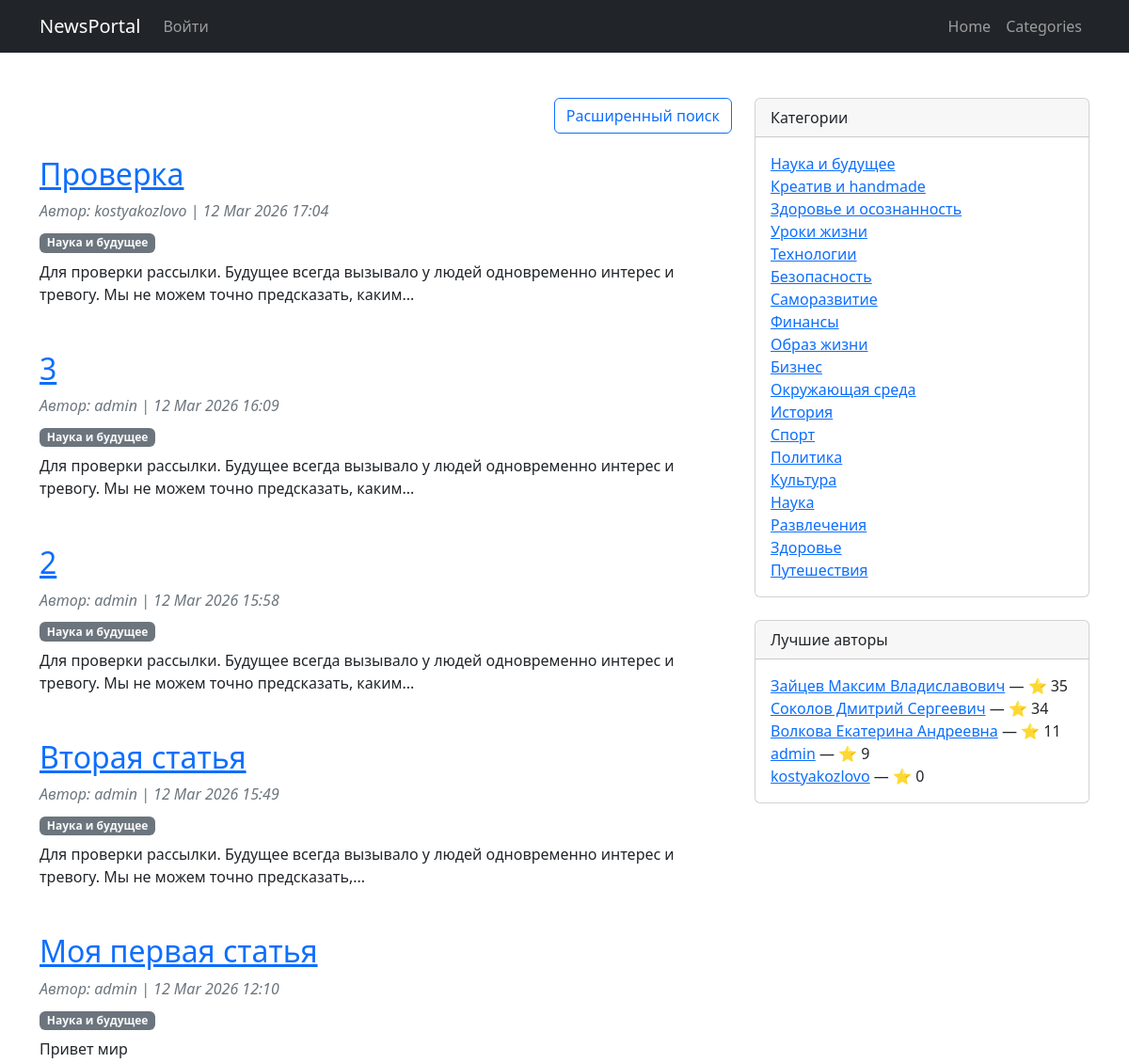
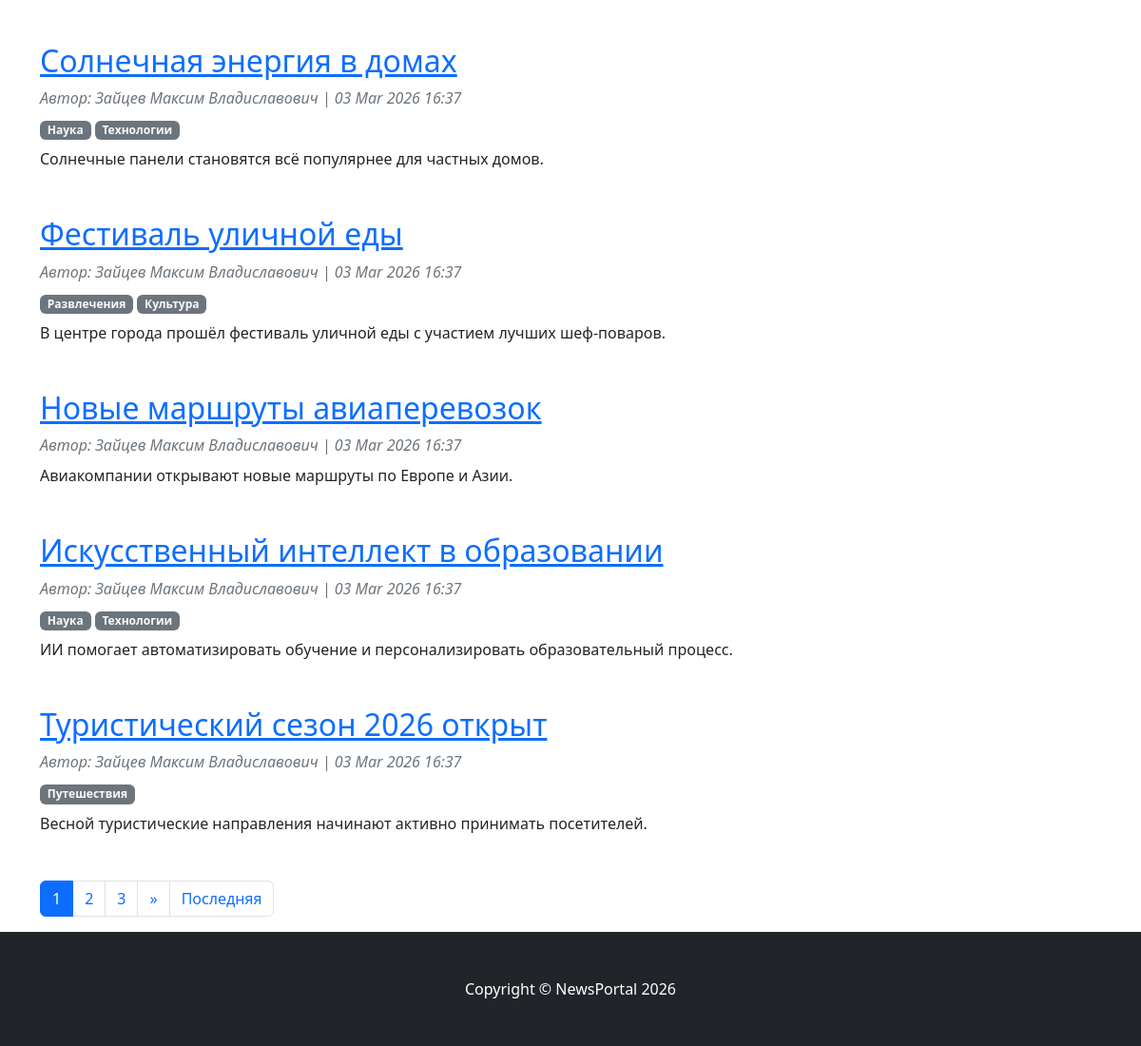
The page / on the database its author committed (2 pictures, top to bottom).
### NewsPortal/models.py (models this page shows, shortened)
class Post(models.Model):
    name = models.CharField(max_length=50)
    author = models.ForeignKey(Author, on_delete=models.CASCADE)
    type_post = models.CharField(max_length=20, choices=POST_CHOICES)
    time_create = models.DateTimeField(auto_now_add=True)
    categories = models.ManyToManyField(Categories, through='PostCategories')
    content = models.TextField()
    rating_post = models.IntegerField(default=0)
    def preview(self):
        snippet = self.content[:124]
        if len(self.content) > 124:
            snippet = snippet.rsplit(' ', 1)[0]
            return snippet + '...'
        return snippet

class Author(models.Model):
    user = models.OneToOneField(User, on_delete=models.CASCADE)
    rating_author = models.IntegerField(default=0)

class Categories(models.Model):
    name_categories = models.CharField(max_length=255, unique=True)

### NewsPortal/views.py (the view)
# urls.py: path('', PostListView.as_view(), name='home'),
class PostListView(ListView):
    model = Post
    template_name = 'post_list.html'
    context_object_name = 'posts'
    ordering = ['-time_create']
    paginate_by = 10
    def get_context_data(self, **kwargs):
        context = super().get_context_data(**kwargs)
        context['categories'] = Categories.objects.all()  # добавляем категории
        context['top_authors'] = Author.objects.order_by(
            '-rating_author'
        )[:5]
        return context
    def get_queryset(self):
        return Post.objects.annotate(num_comments=Count('comment')).order_by('-time_create')

### NewsPortal/templatetags/custom_filters.py (called while the page is built)
@register.filter
def censor(value):
    if not isinstance(value, str):
        return value
    pattern = r'\b(' + '|'.join(re.escape(word) for word in BAD_WORDS) + r')\b'
    def replace_with_stars(match):
        word = match.group()
        return word[0] + '*' * (len(word) - 1)
    return re.sub(pattern, replace_with_stars, value, flags=re.IGNORECASE)

### templates/post_list.html (shortened to what this page needs)
{% extends 'flatpages/default.html' %}
{% load custom_filters %}
{% block content %}
<div class="row">
    <div class="col-lg-8">
        <div class="mb-4 d-flex justify-content-end">
            <a href="{% url 'post_search' %}" class="btn btn-outline-primary">
                Расширенный поиск
            </a>
        </div>
        {% for post in posts %}
        <article class="mb-5">
            <header class="mb-2">
                <h2><a href="{% url 'post_detail' post.pk %}">{{ post.name }}</a></h2>
                <div class="text-muted fst-italic mb-2">
                    Автор: {{ post.author.user.username }} | {{ post.time_create|date:"d M Y H:i" }}
                </div>
                {% for category in post.categories.all %}
                    <a class="badge bg-secondary text-decoration-none link-light" href="{% url 'posts_by_category' category.id %}">
                        {{ category.name_categories }}
                    </a>
                {% endfor %}
            </header>
            <p>{{ post.preview | censor }}</p>
        </article>
        {% empty %}
        <p>Постов пока нет.</p>
        {% endfor %}
        {% if is_paginated %}
        <nav>
            <ul class="pagination">
                {% for num in paginator.page_range %}
                    {% if num >= page_obj.number|add:-2 and num <= page_obj.number|add:2 %}
                        {% if page_obj.number == num %}
                            <li class="page-item active"><span class="page-link">{{ num }}</span></li>
                        {% else %}
                            <li class="page-item"><a class="page-link" href="?page={{ num }}">{{ num }}</a></li>
                        {% endif %}
                    {% endif %}
                {% endfor %}
                {% if page_obj.has_next %}
                    <li class="page-item"><a class="page-link" href="?page={{ page_obj.next_page_number }}">»</a></li>
                    <li class="page-item"><a class="page-link" href="?page={{ paginator.num_pages }}">Последняя</a></li>
                {% endif %}
            </ul>
        </nav>
        {% endif %}
    </div>
    <div class="col-lg-4">
        <div class="card mb-4">
            <div class="card-header">Категории</div>
            <div class="card-body">
                <ul class="list-unstyled mb-0">
                    {% for category in categories %}
                        <li><a href="{% url 'posts_by_category' category.id %}">{{ category.name_categories }}</a></li>
                    {% endfor %}
                </ul>
            </div>
        </div>
        <div class="card mb-4">
            <div class="card-header">Лучшие авторы</div>
            <div class="card-body">
                <ul class="list-unstyled mb-0">
                    {% for author in top_authors %}
                        <li>
                            <a href="{% url 'author_detail' author.id %}">{{ author.user.username }}</a>
                            — ⭐ {{ author.rating_author }}
                        </li>
                    {% endfor %}
                </ul>
            </div>
        </div>
    </div>
</div>
{% endblock %}

### rows shown on the page
Post: name "Проверка", author.user.username "kostyakozlovo", time_create "12 Mar 2026 17:04", preview|censor "Для проверки рассылки. Будущее всегда вызывало у людей одновременно интерес и тревогу. Мы не можем точно предсказать, каким..."
Categories: name_categories "Наука и будущее"
Post: name "3", author.user.username "admin", time_create "12 Mar 2026 16:09", preview|censor "Для проверки рассылки. Будущее всегда вызывало у людей одновременно интерес и тревогу. Мы не можем точно предсказать, каким..."
Post: name "2", author.user.username "admin", time_create "12 Mar 2026 15:58", preview|censor "Для проверки рассылки. Будущее всегда вызывало у людей одновременно интерес и тревогу. Мы не можем точно предсказать, каким..."
Post: name "Вторая статья", author.user.username "admin", time_create "12 Mar 2026 15:49", preview|censor "Для проверки рассылки. Будущее всегда вызывало у людей одновременно интерес и тревогу. Мы не можем точно предсказать,..."
Post: name "Моя первая статья", author.user.username "admin", time_create "12 Mar 2026 12:10", preview|censor "Привет мир"
Post: name "Солнечная энергия в домах", author.user.username "Зайцев Максим Владиславович", time_create "03 Mar 2026 16:37", preview|censor "Солнечные панели становятся всё популярнее для частных домов."
Categories: name_categories "Наука"
Categories: name_categories "Технологии"
Post: name "Фестиваль уличной еды", author.user.username "Зайцев Максим Владиславович", time_create "03 Mar 2026 16:37", preview|censor "В центре города прошёл фестиваль уличной еды с участием лучших шеф-поваров."
Categories: name_categories "Развлечения"
Categories: name_categories "Культура"
Post: name "Новые маршруты авиаперевозок", author.user.username "Зайцев Максим Владиславович", time_create "03 Mar 2026 16:37", preview|censor "Авиакомпании открывают новые маршруты по Европе и Азии."
Post: name "Искусственный интеллект в образовании", author.user.username "Зайцев Максим Владиславович", time_create "03 Mar 2026 16:37", preview|censor "ИИ помогает автоматизировать обучение и персонализировать образовательный процесс."
Post: name "Туристический сезон 2026 открыт", author.user.username "Зайцев Максим Владиславович", time_create "03 Mar 2026 16:37", preview|censor "Весной туристические направления начинают активно принимать посетителей."
Categories: name_categories "Путешествия"
Categories: name_categories "Креатив и handmade"
Categories: name_categories "Здоровье и осознанность"
Categories: name_categories "Уроки жизни"
Categories: name_categories "Безопасность"
Categories: name_categories "Саморазвитие"
Categories: name_categories "Финансы"
Categories: name_categories "Образ жизни"
Categories: name_categories "Бизнес"
Categories: name_categories "Окружающая среда"
Categories: name_categories "История"
Categories: name_categories "Спорт"
Categories: name_categories "Политика"
Categories: name_categories "Здоровье"
Author: user.username "Зайцев Максим Владиславович", rating_author "35"
Author: user.username "Соколов Дмитрий Сергеевич", rating_author "34"
Author: user.username "Волкова Екатерина Андреевна", rating_author "11"
Author: user.username "admin", rating_author "9"
Author: user.username "kostyakozlovo", rating_author "0"

### other values the page prints
{{ num }} "1"
{{ num }} "2" "3"
